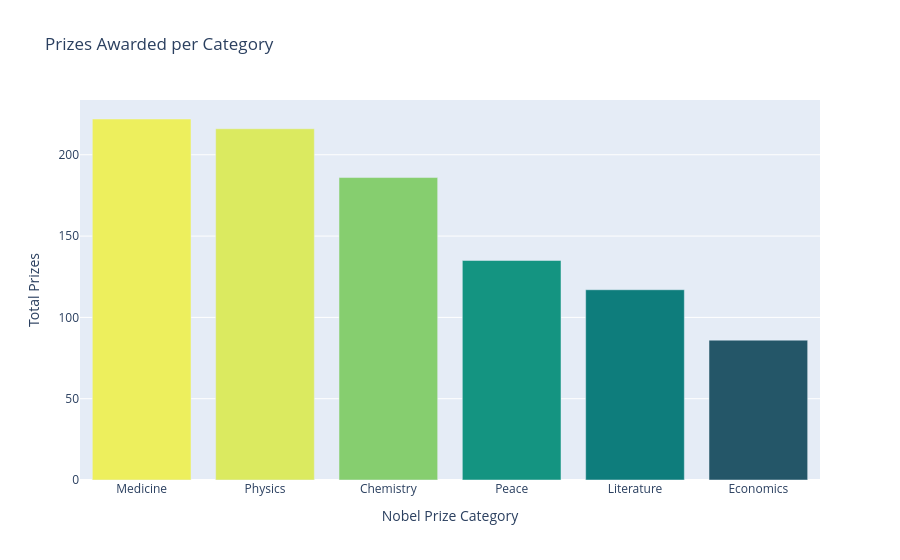

The notebook cell this image was saved under:
### Code cell
print(f'Categories : {data.category.nunique()}')

prizes_per_category = data.category.value_counts()
v_bar = px.bar(x = prizes_per_category.index, y = prizes_per_category.values, color = prizes_per_category.values, color_continuous_scale = 'Aggrnyl', title = 'Prizes Awarded per Category')

v_bar.update_layout(xaxis_title = 'Nobel Prize Category', yaxis_title = 'Total Prizes', coloraxis_showscale = False)

v_bar.show()

### Figure 1 — Plotly figure (JSON) as saved in the notebook; plotly's stock layout.template omitted (floating-point values rounded to 4 significant figures)
{"data": [{"hovertemplate": "x=%{x}<br>y=%{y}<br>color=%{marker.color}<extra></extra>", "legendgroup": "", "marker": {"color": [222, 216, 186, 135, 117, 86], "coloraxis": "coloraxis", "pattern": {"shape": ""}}, "name": "", "orientation": "v", "showlegend": false, "textposition": "auto", "type": "bar", "x": ["Medicine", "Physics", "Chemistry", "Peace", "Literature", "Economics"], "xaxis": "x", "y": [222, 216, 186, 135, 117, 86], "yaxis": "y"}], "layout": {"barmode": "relative", "coloraxis": {"autocolorscale": false, "colorbar": {"title": {"text": "color"}}, "colorscale": [[0, "rgb(36, 86, 104)"], [0.1667, "rgb(15, 114, 121)"], [0.3333, "rgb(13, 143, 129)"], [0.5, "rgb(57, 171, 126)"], [0.6667, "rgb(110, 197, 116)"], [0.8333, "rgb(169, 220, 103)"], [1, "rgb(237, 239, 93)"]], "showscale": false}, "legend": {"tracegroupgap": 0}, "title": {"text": "Prizes Awarded per Category"}, "xaxis": {"anchor": "y", "domain": [0, 1], "title": {"text": "Nobel Prize Category"}}, "yaxis": {"anchor": "x", "domain": [0, 1], "title": {"text": "Total Prizes"}}}}
